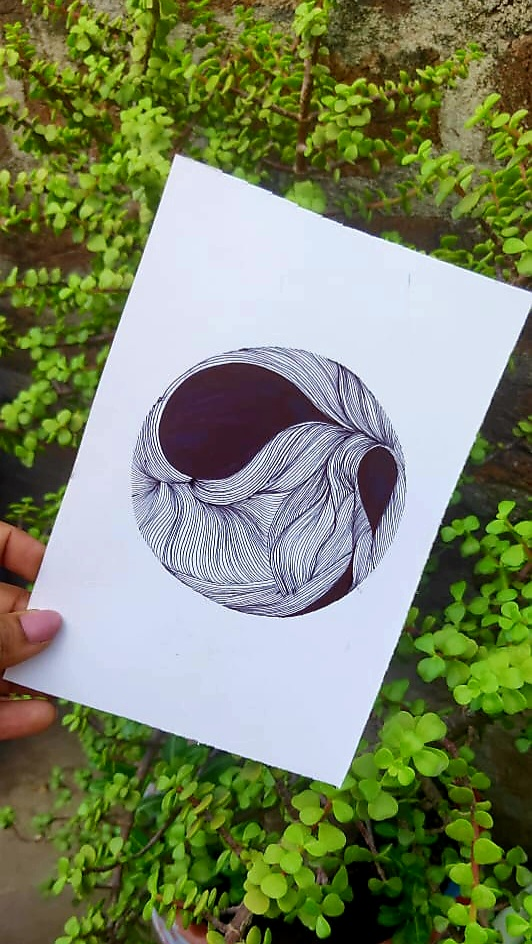
#> input picture mini_programs/input_images/input_image.jpg, 532 x 944 px, found by its file name; its folder holds only this picture in this run
$ python image_text_overlay.py
#> lines starting #> are read from the running program, lines starting #| are printed output that depends on the picture; after the words box and inside, x2 and y2 are one past the last pixel; in counts of white or black regions, pixels touching at a corner belong together
#> further down, image is the input picture: shape (944, 532, 3); mean B, G, R 101, 133.7, 123.4
import cv2
import os

# add text to center of the image
def add_text_to_center(image, text):
    #get dimension of the image
#> called with text = '@enliven_arts'
    height, width, _ = image.shape # height of the image, width of the image and number of channels in the image at different indices
#> height = 944; width = 532

    #calculate center coordinates
    center_x = width // 2
#> center_x = 266
    center_y = height // 2
#> center_y = 472

    #choose font scale and thickness for the text
    font_scale = 2
    thickness = 2

    #get the size of the text
    text_size = cv2.getTextSize(text, cv2.FONT_HERSHEY_SIMPLEX, font_scale, thickness)[0]

    #calculate the coordinates to put the text at the center
    text_x = center_x - (text_size[0] // 2)
#> text_x = 51
    text_y = center_y - (text_size[1] // 2)
#> text_y = 451

    #add the text to image
    cv2.putText(image, text, (text_x, text_y), cv2.FONT_HERSHEY_SIMPLEX, font_scale, (255,255,255), thickness)
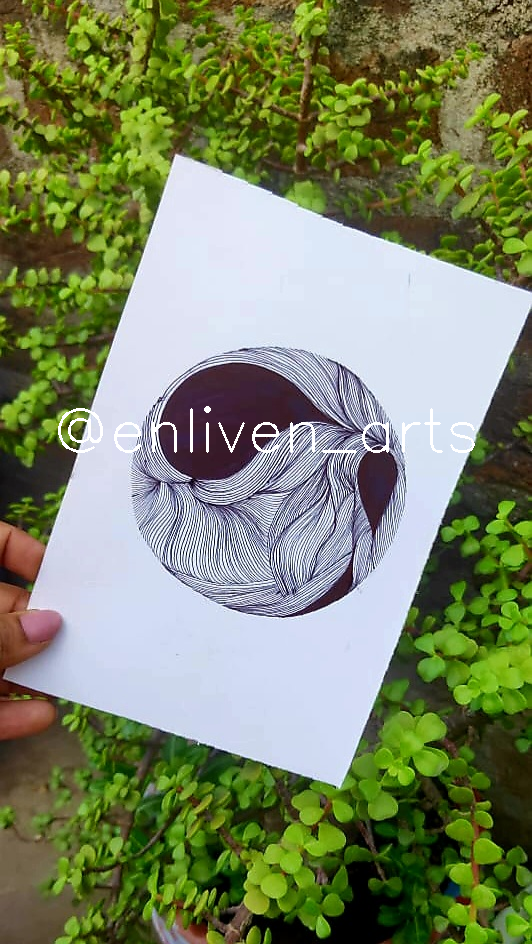
#> image: shape (944, 532, 3); 0.6% of pixels changed, all inside (x1, y1, x2, y2) = (58, 406, 475, 453)

    return image


if __name__ == "__main__":

    #input and output folder paths
    input_folder = './mini_programs/input_images'
    output_folder = './mini_programs/output_images'

    #create output folder if it doesn't exist
    if not os.path.exists(output_folder):
        os.makedirs(output_folder)

    for filename in os.listdir(input_folder):
        if filename.endswith('.jpg'):

            #read image
            input_image_path = os.path.join(input_folder, filename)
            image = cv2.imread(input_image_path)
            text = '@enliven_arts'

            #add text to the center of the image
            image_with_text = add_text_to_center(image,text)

            #save the image with text in the output_images folder
            output_images_path = os.path.join(output_folder, f'{os.path.splitext(filename)[0]}_ea.jpg')
            cv2.imwrite(output_images_path, image_with_text)

            print(f"Image saved successfully to: {output_images_path}")
